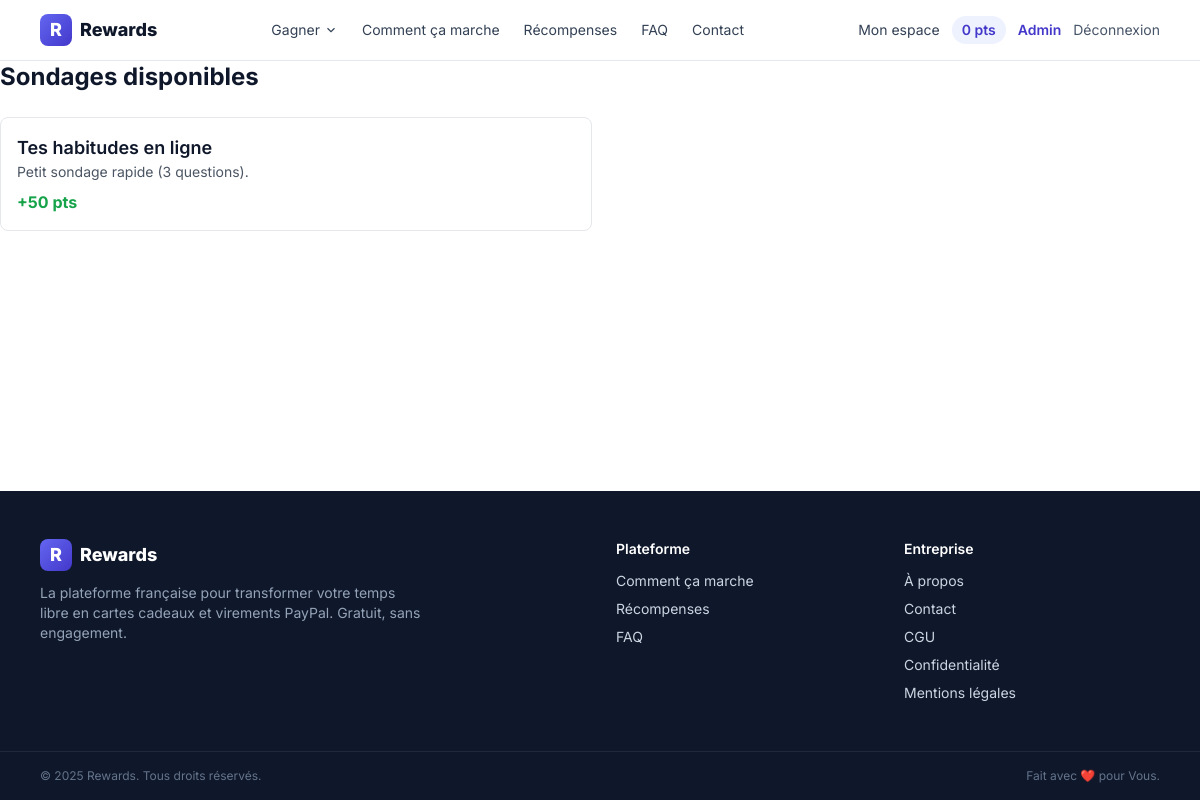
Page /surveys/ (signed in) on the committed database.
### models.py (models this page shows, shortened)
class User(UserMixin, db.Model):
    __tablename__ = "users"
    id = db.Column(db.Integer, primary_key=True)
    email = db.Column(db.String(255), unique=True, nullable=False, index=True)
    password_hash = db.Column(db.String(255), nullable=False)
    points_balance = db.Column(db.Integer, default=0, nullable=False)
    referral_code = db.Column(db.String(16), unique=True, default=_gen_referral_code, nullable=False)
    referred_by_id = db.Column(db.Integer, db.ForeignKey("users.id"), nullable=True)
    paypal_email = db.Column(db.String(255), nullable=True)
    is_admin = db.Column(db.Boolean, default=False, nullable=False)
    created_at = db.Column(db.DateTime, default=datetime.utcnow, nullable=False)
    transactions = db.relationship("PointTransaction", backref="user", lazy="dynamic")
    completions = db.relationship("Completion", backref="user", lazy="dynamic")
    withdrawals = db.relationship("Withdrawal", backref="user", lazy="dynamic")

class Survey(db.Model):
    __tablename__ = "surveys"
    id = db.Column(db.Integer, primary_key=True)
    title = db.Column(db.String(255), nullable=False)
    description = db.Column(db.Text, nullable=True)
    points_reward = db.Column(db.Integer, nullable=False, default=50)
    active = db.Column(db.Boolean, default=True, nullable=False)
    created_at = db.Column(db.DateTime, default=datetime.utcnow)
    questions = db.relationship("SurveyQuestion", backref="survey",
                                cascade="all, delete-orphan", lazy="joined")

### surveys/routes.py (the view)
@surveys_bp.route("/")
@login_required
def list_surveys():
    done_ids = {
        c.item_id for c in current_user.completions.filter_by(item_type="survey").all()
    }
    surveys = Survey.query.filter_by(active=True).all()
    available = [s for s in surveys if s.id not in done_ids]
    done = [s for s in surveys if s.id in done_ids]
    return render_template("surveys/list.html", available=available, done=done)

### platforms/registry.py (called while the page is built)
def all_platforms(include_disabled: bool = False):
    return [p for p in PLATFORMS if include_disabled or p["enabled"]]

### templates/surveys/list.html (shortened to what this page needs)
{% extends "base.html" %}
{% block content %}
<h1 class="text-2xl font-bold mb-6">Sondages disponibles</h1>
{% if available %}
  <div class="grid gap-4 md:grid-cols-2">
    {% for s in available %}
      <a href="{{ url_for('surveys.take_survey', survey_id=s.id) }}"
         class="block border rounded-lg p-4 hover:shadow">
        <h2 class="font-semibold text-lg">{{ s.title }}</h2>
        <p class="text-sm text-gray-600">{{ s.description or '' }}</p>
        <p class="mt-2 text-green-600 font-bold">+{{ s.points_reward }} pts</p>
      </a>
    {% endfor %}
  </div>
{% else %}
  <p class="text-gray-500">Aucun sondage disponible pour le moment.</p>
{% endif %}
{% endblock %}

### templates/base.html (shortened to what this page needs)
<!doctype html>
<html lang="fr">
<head>
  <script src="https://cdn.tailwindcss.com"></script>
</head>
<body class="bg-white text-slate-900 min-h-screen flex flex-col">
<header class="bg-white/90 backdrop-blur border-b border-slate-200 sticky top-0 z-40">
  <div class="max-w-6xl mx-auto px-4 py-3 flex items-center justify-between">
    <a href="{{ url_for('index') }}" class="flex items-center gap-2 font-extrabold text-lg">
      <span class="inline-flex w-8 h-8 rounded-lg bg-gradient-to-br from-brand-500 to-brand-700 text-white items-center justify-center">R</span>
      <span>Rewards</span>
    </a>
    <nav class="hidden md:flex items-center gap-6 text-sm">
      <div class="relative group">
        <button class="text-slate-700 hover:text-brand-700 inline-flex items-center gap-1 py-2">
          Gagner
          <svg width="14" height="14" viewBox="0 0 24 24" fill="none" stroke="currentColor" stroke-width="2"><path d="M6 9l6 6 6-6"/></svg>
        </button>
      </div>
      <a href="{{ url_for('pages.how_it_works') }}" class="text-slate-700 hover:text-brand-700">Comment ça marche</a>
      <a href="{{ url_for('pages.rewards') }}" class="text-slate-700 hover:text-brand-700">Récompenses</a>
      <a href="{{ url_for('pages.faq') }}" class="text-slate-700 hover:text-brand-700">FAQ</a>
      <a href="{{ url_for('pages.contact') }}" class="text-slate-700 hover:text-brand-700">Contact</a>
    </nav>
    <div class="hidden md:flex items-center gap-3 text-sm">
      {% if current_user.is_authenticated %}
        <a href="{{ url_for('dashboard.home') }}" class="text-slate-700 hover:text-brand-700">Mon espace</a>
        <a href="{{ url_for('dashboard.home') }}" class="px-2.5 py-1 rounded-full bg-brand-50 text-brand-700 font-semibold">{{ current_user.points_balance }} pts</a>
        {% if current_user.is_admin %}
          <a href="{{ url_for('admin.dashboard') }}" class="text-brand-700 font-semibold">Admin</a>
        {% endif %}
        <a href="{{ url_for('auth.logout') }}" class="text-slate-600 hover:text-brand-700">Déconnexion</a>
      {% else %}
        <a href="{{ url_for('auth.login') }}" class="text-slate-700 hover:text-brand-700">Connexion</a>
        <a href="{{ url_for('auth.signup') }}" class="bg-brand-600 text-white px-4 py-2 rounded-lg font-semibold hover:bg-brand-700 shadow-sm">Commencer gratuitement</a>
      {% endif %}
    </div>
  </div>
</header>
<main class="flex-1">
  {% block content %}{% endblock %}
</main>
{% include 'partials/footer.html' %}
</body>
</html>

### templates/base.html (style rules this page uses)
body { font-family: 'Inter', system-ui, sans-serif; }

### rows in the picture
User: points_balance "0"
Survey: title "Tes habitudes en ligne", description "Petit sondage rapide (3 questions).", points_reward "50"
